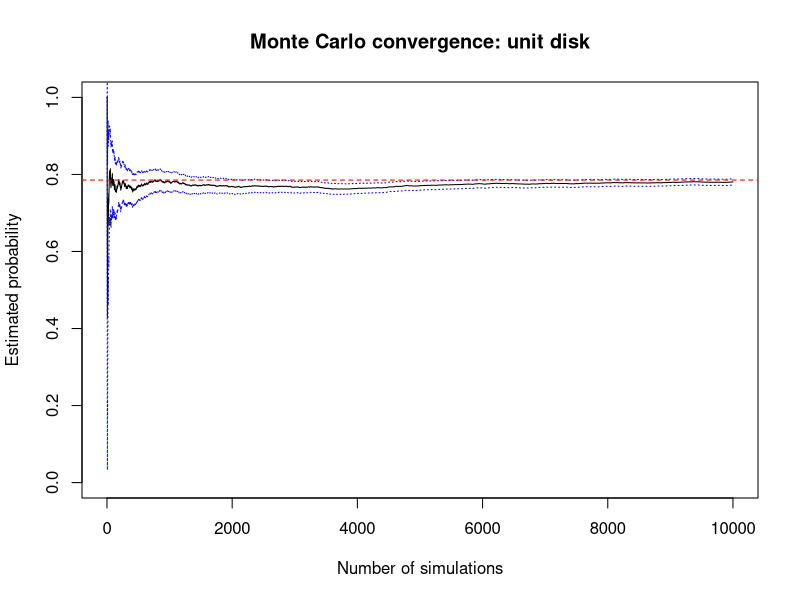
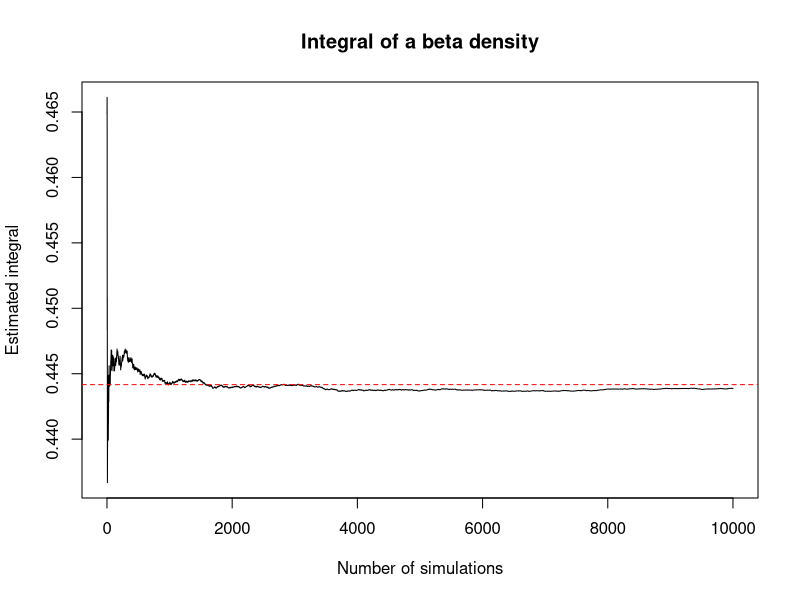
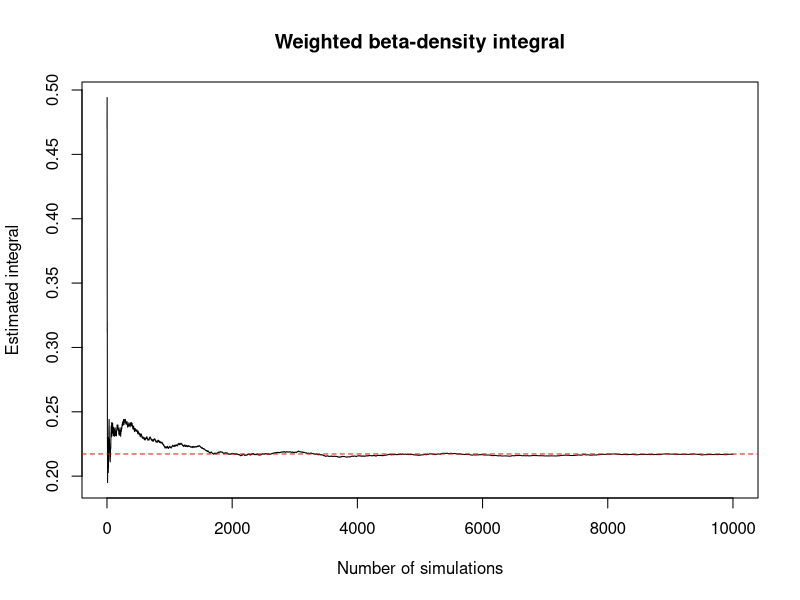
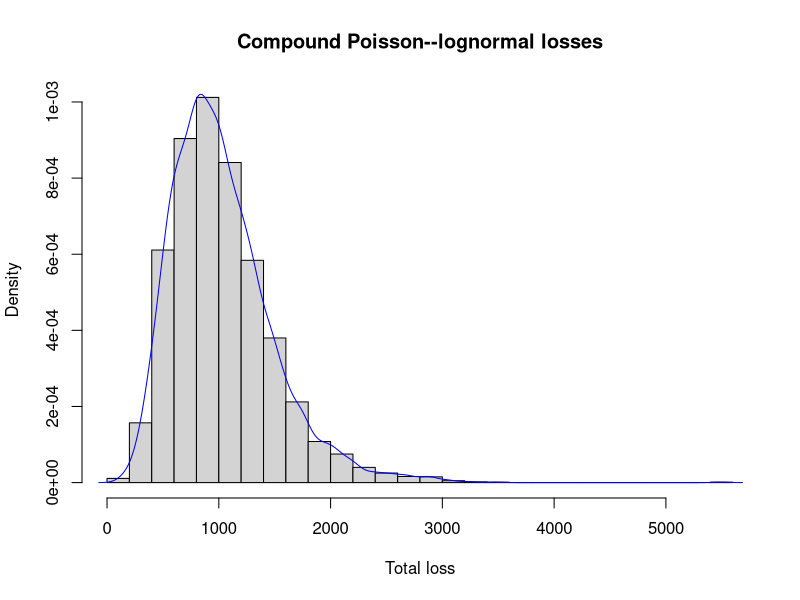
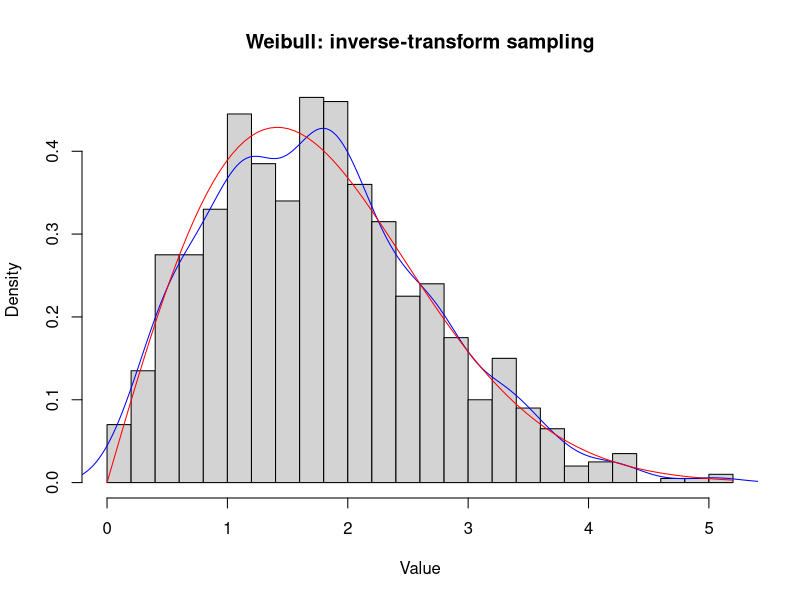
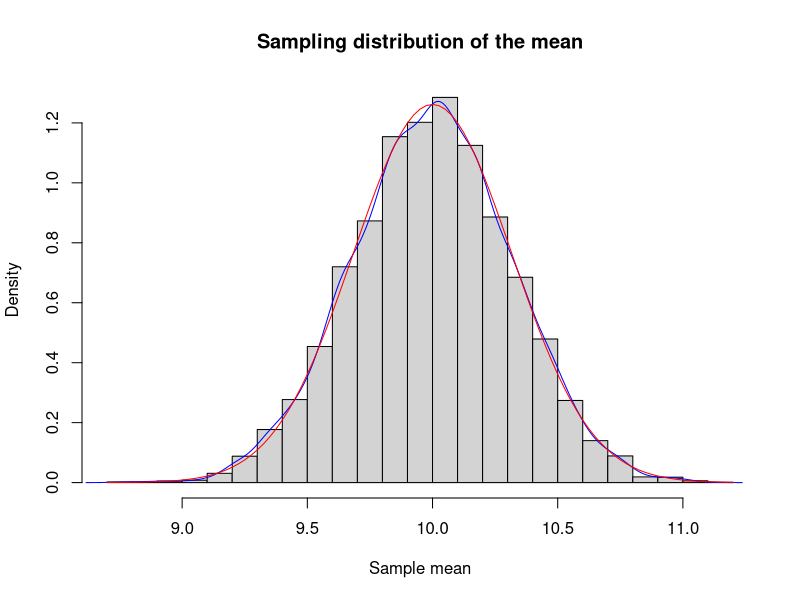
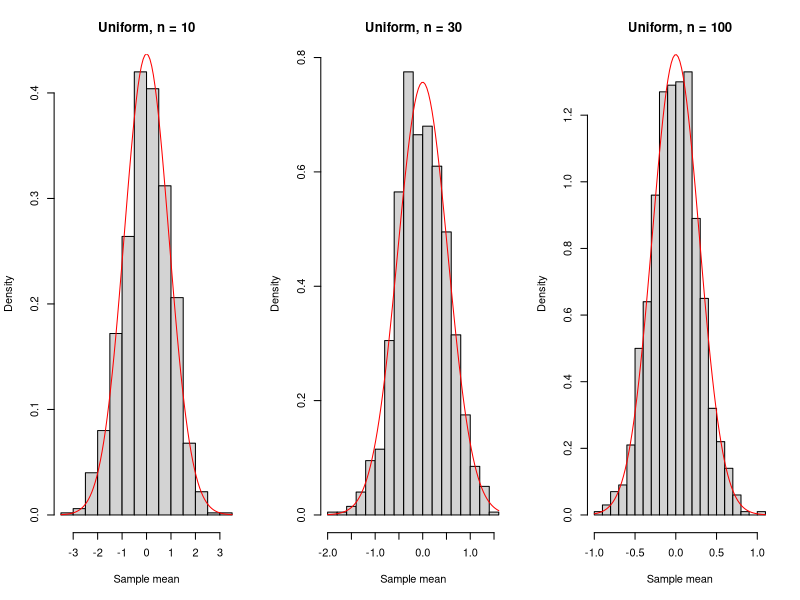
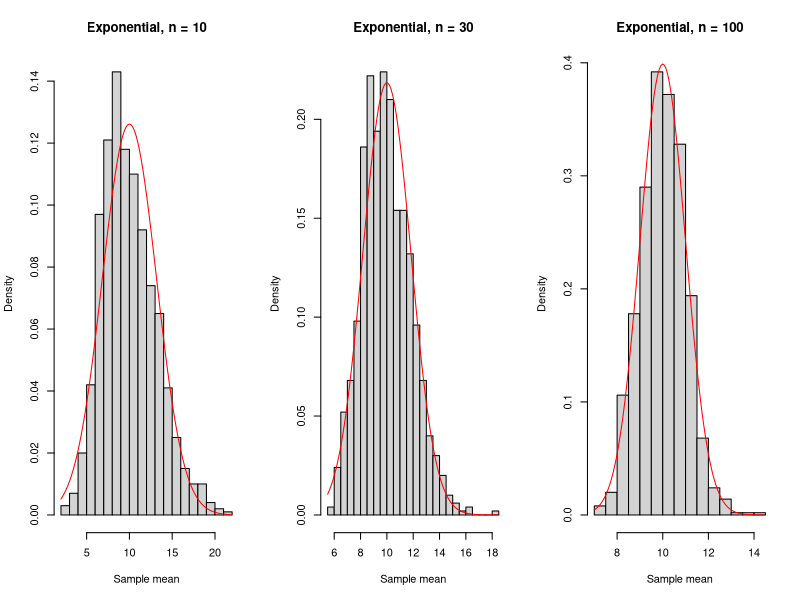

Here is the R script that generated these plots, in order:
## ---- chunk 1
knitr::opts_chunk$set(echo = TRUE, message = FALSE, warning = FALSE,
                      fig.path = "figures/analysis-", dev = "png")
## ---- chunk 2
nsim <- 10000
set.seed(1)
x <- runif(nsim, -1, 1)
y <- runif(nsim, -1, 1)
event <- (x^2 + y^2 <= 1)

probability_estimate <- mean(event)
probability_se <- sd(event) / sqrt(nsim)
cat("Estimated probability:", probability_estimate, "\n")
cat("Monte Carlo standard error:", probability_se, "\n")
cat("Estimate of pi:", 4 * probability_estimate, "\n")
cat("Exact probability:", pi / 4, "\n")

estim <- cumsum(event) / seq_len(nsim)
# Estimated Bernoulli standard error at each simulation count (n >= 2).
n <- 2:nsim
estim.err <- sqrt(estim[n] * (1 - estim[n]) / (n - 1))
z <- qnorm(0.975)
plot(seq_len(nsim), estim, type = "l", ylim = c(0, 1),
     xlab = "Number of simulations", ylab = "Estimated probability",
     main = "Monte Carlo convergence: unit disk")
lines(n, estim[n] - z * estim.err, col = "blue", lty = 3)
lines(n, estim[n] + z * estim.err, col = "blue", lty = 3)
abline(h = pi / 4, col = "red", lty = 2)
## ---- chunk 3
f1 <- function(x) dbeta(x, 2.5, 5)
nsim <- 10000
set.seed(1)
x <- runif(nsim, 0.2, 0.4)
fx1 <- f1(x)
width <- 0.4 - 0.2
approx1 <- width * mean(fx1)
se1 <- width * sd(fx1) / sqrt(nsim)
reference1 <- integrate(f1, 0.2, 0.4)$value
print(c(Monte_Carlo = approx1, MC_standard_error = se1,
        Numerical_reference = reference1))

estim <- width * cumsum(fx1) / seq_len(nsim)
plot(seq_len(nsim), estim, type = "l", xlab = "Number of simulations",
     ylab = "Estimated integral", main = "Integral of a beta density")
abline(h = reference1, col = "red", lty = 2)
## ---- chunk 4
f2 <- function(x) sin(x) * exp(-x) * dbeta(x, 2.5, 5)
set.seed(1)
x <- runif(nsim, 0, 1)
fx2 <- f2(x)
approx2 <- mean(fx2)
se2 <- sd(fx2) / sqrt(nsim)
reference2 <- integrate(f2, 0, 1)$value
print(c(Monte_Carlo = approx2, MC_standard_error = se2,
        Numerical_reference = reference2))

estim <- cumsum(fx2) / seq_len(nsim)
plot(seq_len(nsim), estim, type = "l", xlab = "Number of simulations",
     ylab = "Estimated integral", main = "Weighted beta-density integral")
abline(h = reference2, col = "red", lty = 2)
## ---- chunk 5
mu <- 3.5
sig <- 1.1
lam <- 17
EX <- exp(mu + sig^2 / 2)
VX <- EX^2 * (exp(sig^2) - 1)
ES <- lam * EX
VS <- lam * VX + lam * EX^2

nsim <- 5000
S <- double(nsim)
set.seed(1)
for (i in seq_len(nsim)) {
  n <- rpois(1, lam)
  if (n > 0) S[i] <- sum(rlnorm(n, mu, sig))
}

hist(S, breaks = 30, probability = TRUE,
     main = "Compound Poisson--lognormal losses", xlab = "Total loss")
lines(density(S), col = "blue")
print(c(Theoretical_mean = ES, Simulated_mean = mean(S),
        Theoretical_sd = sqrt(VS), Simulated_sd = sd(S)))
print(c(Simulated_VaR_99_5 = unname(quantile(S, 0.995)),
        Normal_approximation = qnorm(0.995, mean = ES, sd = sqrt(VS))))
## ---- chunk 6
n <- 1000
set.seed(1)
u <- runif(n)
lambda <- 0.5
alpha <- 2
x <- (-log(u))^(1 / alpha) / lambda
hist(x, freq = FALSE, breaks = "FD",
     main = "Weibull: inverse-transform sampling", xlab = "Value")
lines(density(x), col = "blue")
curve(dweibull(x, shape = alpha, scale = 1 / lambda),
      add = TRUE, col = "red")
print(ks.test(x, pweibull, shape = alpha, scale = 1 / lambda))
## ---- chunk 7
mu <- 10
sigma <- 1
n <- 10
nsim <- 10000
set.seed(1)
mysamples <- matrix(rnorm(nsim * n, mean = mu, sd = sigma),
                    ncol = n, nrow = nsim)
v.means <- rowMeans(mysamples)
hist(v.means, breaks = 30, freq = FALSE,
     main = "Sampling distribution of the mean", xlab = "Sample mean")
lines(density(v.means), col = "blue")
curve(dnorm(x, mean = mu, sd = sigma / sqrt(n)),
      col = "red", add = TRUE)
print(c(Simulated_mean = mean(v.means), Theoretical_mean = mu,
        Simulated_sd = sd(v.means), Theoretical_sd = sigma / sqrt(n)))
## ---- chunk 8
a <- -5
b <- 5
nsim <- 1000
set.seed(1)
par(mfrow = c(1, 3))
for (n in c(10, 30, 100)) {
  mysamples <- matrix(runif(nsim * n, a, b), ncol = n, nrow = nsim)
  v.means <- rowMeans(mysamples)
  hist(v.means, breaks = 20, freq = FALSE,
       main = paste("Uniform, n =", n), xlab = "Sample mean")
  curve(dnorm(x, mean = 0, sd = sqrt((b - a)^2 / (12 * n))),
        col = "red", add = TRUE)
}
par(mfrow = c(1, 1))
## ---- chunk 9
lambda <- 0.1
set.seed(1)
par(mfrow = c(1, 3))
for (n in c(10, 30, 100)) {
  mysamples <- matrix(rexp(nsim * n, rate = lambda),
                      ncol = n, nrow = nsim)
  v.means <- rowMeans(mysamples)
  hist(v.means, breaks = 20, freq = FALSE,
       main = paste("Exponential, n =", n), xlab = "Sample mean")
  curve(dnorm(x, mean = 1 / lambda, sd = (1 / lambda) / sqrt(n)),
        col = "red", add = TRUE)
}
par(mfrow = c(1, 1))
## ---- chunk 10
mu <- 0
sigma <- 1
set.seed(1)
par(mfrow = c(1, 3))
for (n in c(10, 30, 100)) {
  mysamples <- matrix(rlnorm(nsim * n, meanlog = mu, sdlog = sigma),
                      ncol = n, nrow = nsim)
  v.means <- rowMeans(mysamples)
  hist(v.means, breaks = 20, freq = FALSE,
       main = paste("Lognormal, n =", n), xlab = "Sample mean")
  pop_mean <- exp(mu + sigma^2 / 2)
  pop_var <- exp(2 * mu + sigma^2) * (exp(sigma^2) - 1)
  curve(dnorm(x, mean = pop_mean, sd = sqrt(pop_var / n)),
        col = "red", add = TRUE)
}
par(mfrow = c(1, 1))
## ---- chunk 11
n <- 100
nsim <- 1000
set.seed(1)
j <- rbinom(n * nsim, 1, 0.05)
mysamples <- matrix(rnorm(n * nsim, 3 * j, 1 + 2 * j),
                    nrow = nsim, ncol = n)
mymeans <- apply(mysamples, 1, mean)
mymedians <- apply(mysamples, 1, median)
boxplot(mymedians, mymeans, names = c("Medians", "Means"),
        main = "Estimation under contamination", ylab = "Estimate")
abline(h = 0, lty = 2, col = "red")
print(c(MSE_mean_vs_zero = mean(mymeans^2),
        MSE_median_vs_zero = mean(mymedians^2)))
## ---- chunk 12
x <- airquality$Ozone
x <- x[!is.na(x)]
n <- length(x)
Tx <- median(x)
B <- 1000
set.seed(1)
xboot <- matrix(sample(x, size = n * B, replace = TRUE), nrow = B)
Tx.boot <- apply(xboot, 1, median)
bootstrap_se <- sd(Tx.boot)
bootstrap_bias <- mean(Tx.boot) - Tx
percentile_ci <- quantile(Tx.boot, probs = c(0.05, 0.95))
print(c(Sample_median = Tx, Bootstrap_bias = bootstrap_bias,
        Bootstrap_SE = bootstrap_se))
print(percentile_ci)

hist(Tx.boot, main = "Bootstrap distribution: ozone median", freq = FALSE,
     xlab = "Bootstrap median")
lines(density(Tx.boot), col = "blue")
abline(v = Tx, col = "red", lty = 3)
## ---- chunk 13
Tx <- unname(quantile(x, probs = 0.99))
set.seed(1)
xboot <- matrix(sample(x, size = n * B, replace = TRUE), nrow = B)
Tx.boot <- apply(xboot, 1, quantile, probs = 0.99)
print(c(Sample_quantile_99 = Tx,
        Bootstrap_bias = mean(Tx.boot) - Tx,
        Bootstrap_SE = sd(Tx.boot)))
print(quantile(Tx.boot, probs = c(0.05, 0.95)))

hist(Tx.boot, main = "Bootstrap distribution: ozone 99th percentile",
     freq = FALSE, xlab = "Bootstrap 99th percentile")
lines(density(Tx.boot), col = "blue")
abline(v = Tx, col = "red", lty = 3)
## ---- chunk 14
x <- airquality$Ozone
x <- x[!is.na(x)]
n <- length(x)
B <- 1000
classical_ci <- t.test(x, conf.level = 0.99)$conf.int
set.seed(1)
xboot <- matrix(sample(x, size = n * B, replace = TRUE), nrow = B)
mean_boot <- rowMeans(xboot)
bootstrap_ci <- quantile(mean_boot, probs = c(0.005, 0.995))
print(rbind(Student_t_99 = classical_ci,
            Bootstrap_percentile_99 = unname(bootstrap_ci)))
## ---- chunk 15
x <- airquality$Wind
x <- x[!is.na(x)]
n <- length(x)
classical_ci <- t.test(x, conf.level = 0.99)$conf.int
set.seed(1)
xboot <- matrix(sample(x, size = n * B, replace = TRUE), nrow = B)
mean_boot <- rowMeans(xboot)
bootstrap_ci <- quantile(mean_boot, probs = c(0.005, 0.995))
print(rbind(Student_t_99 = classical_ci,
            Bootstrap_percentile_99 = unname(bootstrap_ci)))
